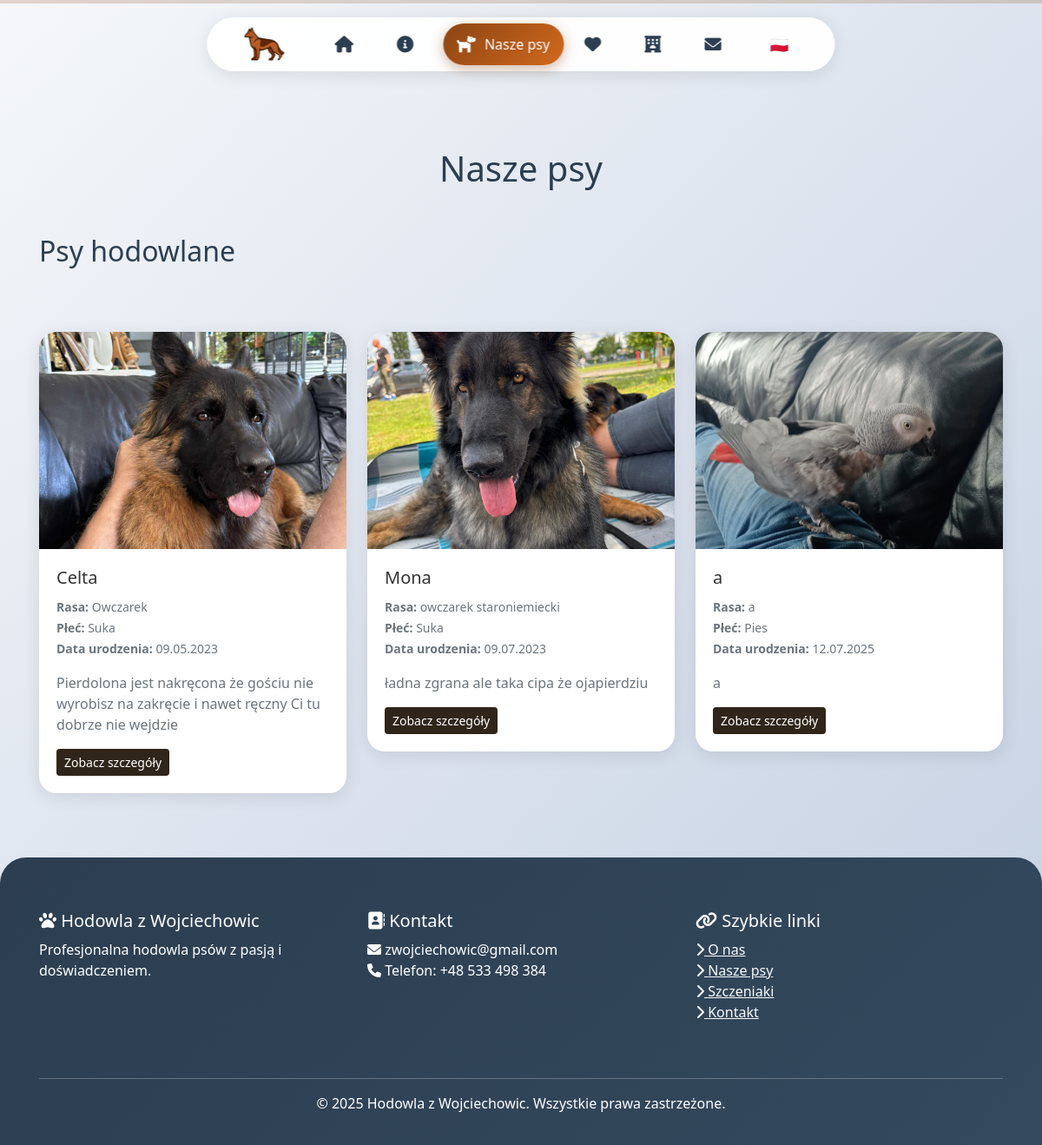
Page /pl/nasze-psy/ on the committed database.
### main/models.py (models this page shows, shortened)
class Dog(models.Model):
    name = models.CharField(max_length=100, verbose_name='Imię')
    breed = models.CharField(max_length=100, verbose_name='Rasa')
    birth_date = models.DateField(verbose_name='Data urodzenia')
    gender = models.CharField(max_length=10, choices=[('male', 'Pies'), ('female', 'Suka')], verbose_name='Płeć')
    description = models.TextField(verbose_name='Opis')
    photo = models.ImageField(upload_to='dogs/', verbose_name='Zdjęcie główne')
    is_breeding = models.BooleanField(default=False, verbose_name='Pies hodowlany')
    certificate = models.ImageField(upload_to='certificates/', blank=True, null=True, verbose_name='Certyfikat')
    class Meta:
        ordering = ['name']
        verbose_name = 'Pies'
        verbose_name_plural = 'Psy'

### main/views.py (the view)
# urls.py: path(_('nasze-psy/'), views.dogs, name='dogs'),
def dogs(request):
    breeding_dogs = Dog.objects.filter(is_breeding=True)
    other_dogs = Dog.objects.filter(is_breeding=False)
    return render(request, 'dogs.html', {
        'breeding_dogs': breeding_dogs,
        'other_dogs': other_dogs
    })

### templates/dogs.html (shortened to what this page needs)
{% extends 'base.html' %}
{% block content %}
<div class="container mt-5">
    <div class="row">
        <div class="col-12">
            <h1 class="text-center mb-5">Nasze psy</h1>
        </div>
    </div>
    {% if breeding_dogs %}
    <div class="row mb-5">
        <div class="col-12">
            <h2 class="mb-4">Psy hodowlane</h2>
        </div>
    </div>
    <div class="row">
        {% for dog in breeding_dogs %}
        <div class="col-md-6 col-lg-4 mb-4">
            <a href="{% url 'dog_detail' dog.pk %}" class="card-link">
                <div class="card card-hover">
                    <div class="card-img-container position-relative">
                        {% if dog.photo %}
                        <img src="{{ dog.photo.url }}" class="card-img-top" alt="{{ dog.name }}" style="height: 250px; object-fit: cover;">
                        {% endif %}
                    </div>
                    <div class="card-body">
                        <h5 class="card-title">{{ dog.name }}</h5>
                        <div class="card-details mb-3">
                            <small class="text-muted">
                                <strong>Rasa:</strong> {{ dog.breed }}<br>
                                <strong>Płeć:</strong> {{ dog.get_gender_display }}<br>
                                <strong>Data urodzenia:</strong> {{ dog.birth_date|date:"d.m.Y" }}
                            </small>
                        </div>
                        <p class="card-text">{{ dog.description|truncatewords:20 }}</p>
                        <div class="mt-3">
                            <span class="btn btn-primary btn-sm">Zobacz szczegóły</span>
                        </div>
                    </div>
                </div>
            </a>
        </div>
        {% endfor %}
    </div>
    {% endif %}
</div>
{% endblock %}

### static/css/base.css (style rules this page uses)
.btn-primary { background-color: #30251a !important; border-color: #30251a !important; }

### static/css/variables.css (style rules this page uses)
:root { --primary-color: #8B4513; --secondary-color: #D2691E; --accent-color: #FF6B35; --text-dark: #2C3E50; --bg-light: #F8F9FA; --shadow: 0 4px 20px rgba(0,0,0,0.1); --transition: all 0.3s cubic-bezier(0.4, 0, 0.2, 1); --bs-primary: #221d1a; }

### static/css/global.css (style rules this page uses)
* { margin: 0; padding: 0; box-sizing: border-box; }
body { font-family: 'Segoe UI', Tahoma, Geneva, Verdana, sans-serif; background: linear-gradient(135deg, #f5f7fa 0%, #c3cfe2 100%); min-height: 100vh; color: var(--text-dark); overflow-x: hidden; }
.container { padding-left: 15px; padding-right: 15px; }
h1, h2, h3, h4, h5, h6 { line-height: 1.3; }
p { line-height: 1.5; }

### static/css/cards.css (style rules this page uses)
.card { color: rgb(28, 32, 40); border: none; border-radius: 20px; box-shadow: var(--shadow); transition: var(--transition); overflow: hidden; }
.card-body { padding: 20px !important; }
.card-link { color: inherit; text-decoration: none !important; display: block; transition: all 0.3s ease; }
.card-hover { transition: all 0.3s ease; cursor: pointer; }
.card-link .card-title { color: #333 !important; }
.card-link .card-text { color: #6c757d !important; }

### static/css/mobile.css (style rules this page uses)
.card-img-top, .img-fluid { max-width: 100%; height: auto; object-fit: cover; }

### rows in the picture
Dog: photo (picture), name "Celta", breed "Owczarek", gender "Suka", birth_date "09.05.2023", description "Pierdolona jest nakręcona że gościu nie wyrobisz na zakręcie i nawet ręczny Ci tu dobrze nie wejdzie"
Dog: photo (picture), name "Mona", breed "owczarek staroniemiecki", gender "Suka", birth_date "09.07.2023", description "ładna zgrana ale taka cipa że ojapierdziu"
Dog: photo (picture), name "a", breed "a", gender "Pies", birth_date "12.07.2025", description "a"
